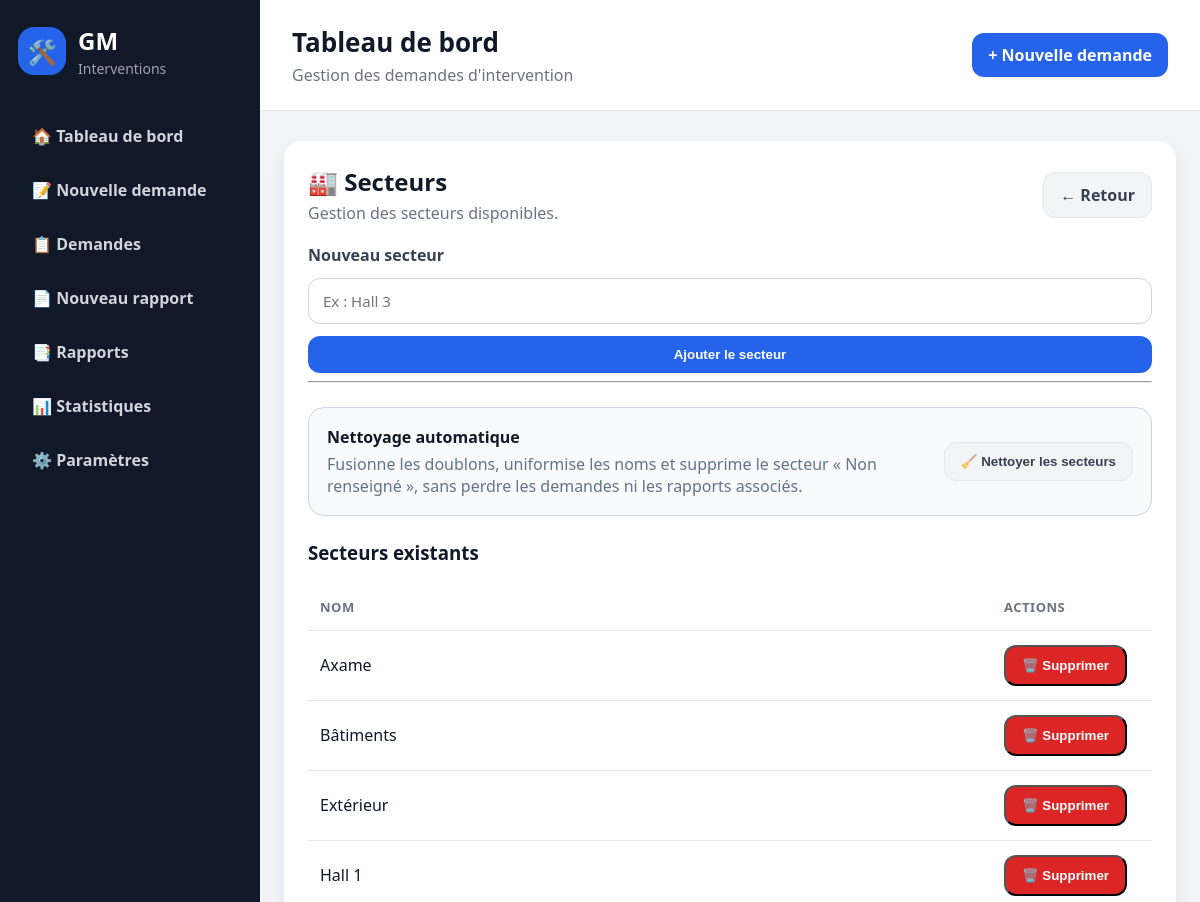
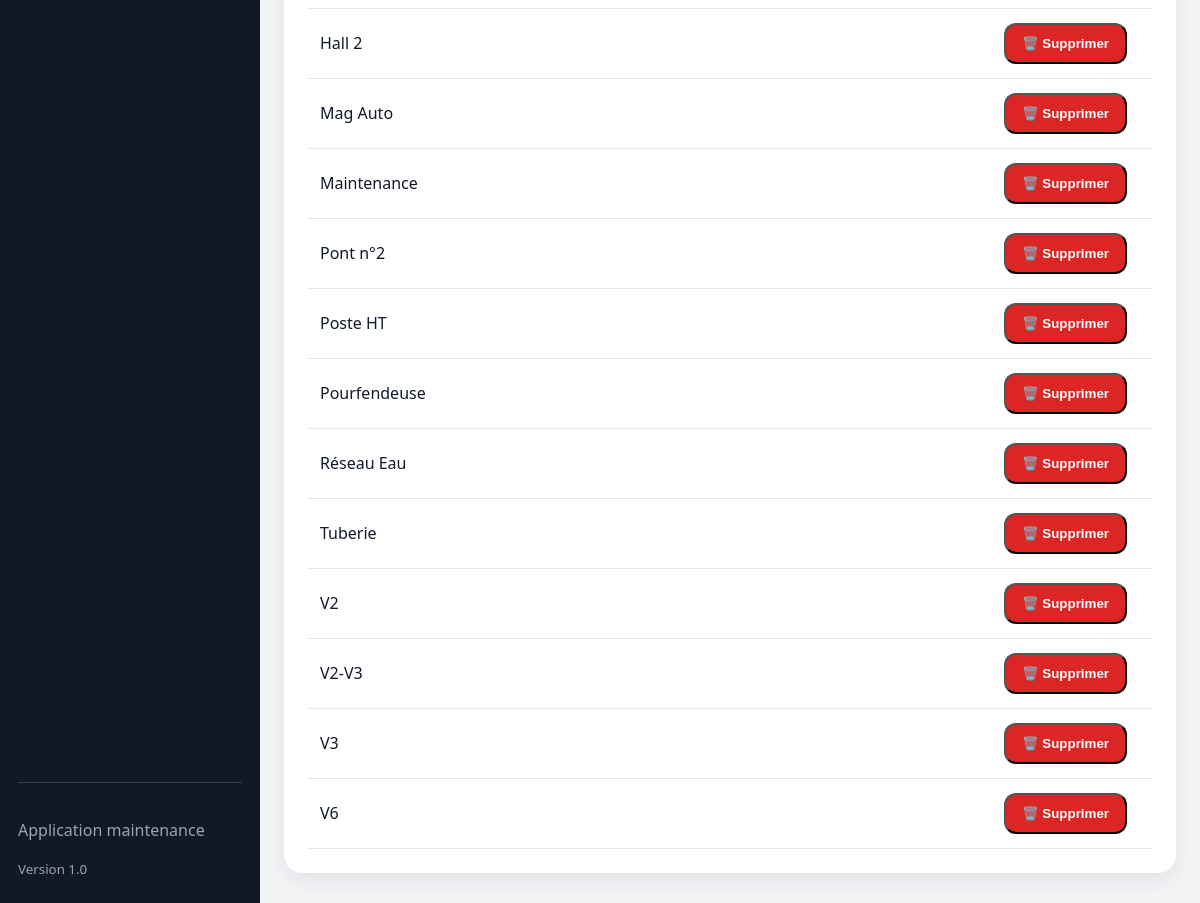
/parametres/secteurs, run on the app's committed database (2 pictures, top to bottom).
### tables this page shows
CREATE TABLE secteurs (
            id INTEGER PRIMARY KEY AUTOINCREMENT,
            nom TEXT NOT NULL UNIQUE
        , actif INTEGER
                NOT NULL DEFAULT 1);

### routes/parametres.py (the view, shortened to what this page needs)
@parametres_bp.route(
    "/parametres/secteurs",
    methods=["GET", "POST"]
)
def gerer_secteurs():
    message = None
    erreur = None
    nettoyage = request.args.get("nettoyage")
    conn = get_db_connection()
    try:
        secteurs = conn.execute("""
            SELECT *
            FROM secteurs
            WHERE actif = TRUE
            ORDER BY nom
        """).fetchall()
    except Exception as error:
        conn.rollback()
        erreur = f"Erreur pendant la gestion des secteurs : {error}"
        secteurs = []
    finally:
        conn.close()
    return render_template(
        "parametres/secteurs.html",
        secteurs=secteurs,
        message=message,
        erreur=erreur
    )

### database.py (called while the page is built)
def is_postgres():
    return bool(DATABASE_URL)

def get_db_connection():
    if is_postgres():
        return PostgresConnectionAdapter(DATABASE_URL)
    conn = sqlite3.connect(DB_PATH)
    conn.row_factory = sqlite3.Row
    conn.execute("PRAGMA foreign_keys = ON")
    return conn

### templates/parametres/secteurs.html (shortened to what this page needs)
{% extends "base.html" %}
{% block content %}
<section class="card">
    <div class="section-header">
        <div>
            <h2>🏭 Secteurs</h2>
            <p>Gestion des secteurs disponibles.</p>
        </div>
        <a href="/parametres" class="btn-secondary">← Retour</a>
    </div>
    <form method="POST" class="form">
        <label>Nouveau secteur</label>
        <input type="text" name="nom" placeholder="Ex : Hall 3" required>
        <button type="submit" class="btn">Ajouter le secteur</button>
    </form>
    <hr>
    <div class="sector-cleanup">
    <div>
        <strong>Nettoyage automatique</strong>
        <p>
            Fusionne les doublons, uniformise les noms et supprime
            le secteur « Non renseigné », sans perdre les demandes
            ni les rapports associés.
        </p>
    </div>
        <form
            method="POST"
            action="/parametres/secteurs/nettoyer"
            onsubmit="return confirm(
                'Nettoyer et fusionner les secteurs en double ?'
            );"
        >
            <button type="submit" class="btn-secondary">
                🧹 Nettoyer les secteurs
            </button>
        </form>
    </div>
    <h3>Secteurs existants</h3>
    {% if secteurs %}
        <div class="table-container">
            <table class="modern-table">
                <thead>
                    <tr>
                        <th>Nom</th>
                        <th style="width: 160px;">Actions</th>
                    </tr>
                </thead>
                <tbody>
                    {% for secteur in secteurs %}
                        <tr>
                            <td>{{ secteur.nom }}</td>
                            <td>
                                <button
                                    type="button"
                                    class="btn-danger"
                                    data-confirm-delete
                                    data-url="{{ url_for(
                                        'parametres.supprimer_secteur',
                                        secteur_id=secteur.id
                                    ) }}"
                                    data-name="{{ secteur.nom }}"
                                >
                                    🗑️ Supprimer
                                </button>
                            </td>
                        </tr>
                    {% endfor %}
                </tbody>
            </table>
        </div>
    {% else %}
        <div class="empty-state">
            <div class="icon">📭</div>
            <p>Aucun secteur enregistré.</p>
        </div>
    {% endif %}
</section>
{% endblock %}

### static/css/style.css (style rules this page uses)
* { box-sizing: border-box; }
body { margin: 0; font-family: "Segoe UI", Arial, sans-serif; background: #f3f4f6; color: #111827; }
.stat-card, .card { background: white; border-radius: 18px; box-shadow: 0 8px 22px rgba(15, 23, 42, 0.08); }
.card { padding: 24px; margin-bottom: 20px; }
.card h2 { margin-top: 0; }
.btn { display: inline-block; background: #2563eb; color: white; padding: 11px 16px; border-radius: 12px; text-decoration: none; font-weight: 700; border: none; cursor: pointer; }
.form { display: flex; flex-direction: column; gap: 12px; }
.form label { font-weight: 700; color: #374151; }
.form input, .form textarea, .form select { width: 100%; padding: 12px 14px; border: 1px solid #d1d5db; border-radius: 12px; font-family: inherit; font-size: 15px; }
.section-header { display: flex; justify-content: space-between; align-items: center; gap: 16px; margin-bottom: 20px; }
.section-header h2 { margin: 0; }
.section-header p { margin: 4px 0 0; color: #6b7280; }
.table-container { overflow-x: auto; }
.modern-table { width: 100%; border-collapse: collapse; }
.modern-table th, .modern-table td { padding: 14px 12px; text-align: left; border-bottom: 1px solid #e5e7eb; }
.modern-table th { color: #6b7280; font-size: 13px; text-transform: uppercase; letter-spacing: 0.04em; }
.btn-secondary { display: inline-block; background: #f3f4f6; color: #374151; padding: 11px 16px; border-radius: 12px; text-decoration: none; font-weight: 700; border: 1px solid #e5e7eb; }
.btn-danger { display: inline-block; background: #dc2626; color: white; padding: 11px 16px; border-radius: 12px; text-decoration: none; font-weight: 700; }
.sector-cleanup { display: flex; justify-content: space-between; align-items: center; gap: 20px; margin: 24px 0; padding: 18px; background: #f8fafc; border: 1px solid #cbd5e1; border-radius: 16px; }
.sector-cleanup strong { display: block; margin-bottom: 5px; }
.sector-cleanup p { margin: 0; color: #64748b; }
.sector-cleanup form { flex-shrink: 0; }

### data on the page
secteurs: nom "Axame"
secteurs: nom "Bâtiments"
secteurs: nom "Extérieur"
secteurs: nom "Hall 1"
secteurs: nom "Hall 2"
secteurs: nom "Mag Auto"
secteurs: nom "Maintenance"
secteurs: nom "Pont n°2"
secteurs: nom "Poste HT"
secteurs: nom "Pourfendeuse"
secteurs: nom "Réseau Eau"
secteurs: nom "Tuberie"
secteurs: nom "V2"
secteurs: nom "V2-V3"
secteurs: nom "V3"
secteurs: nom "V6"
